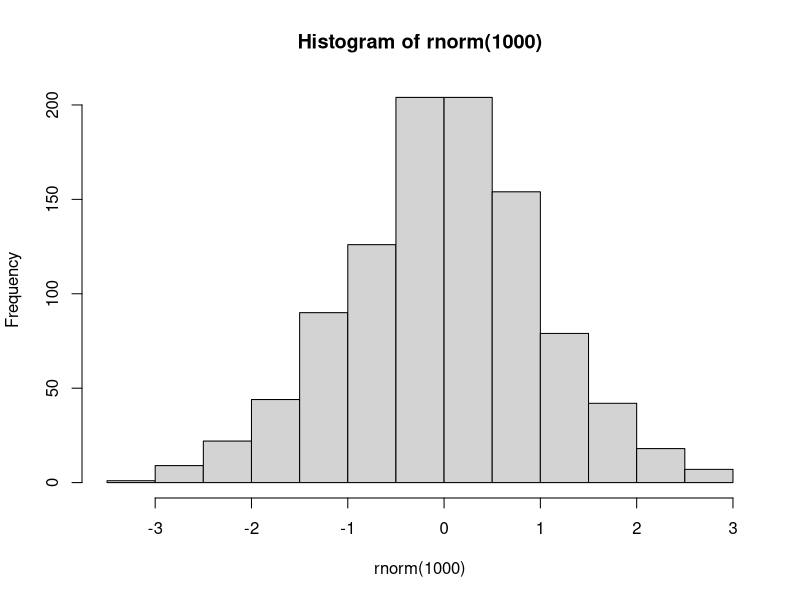
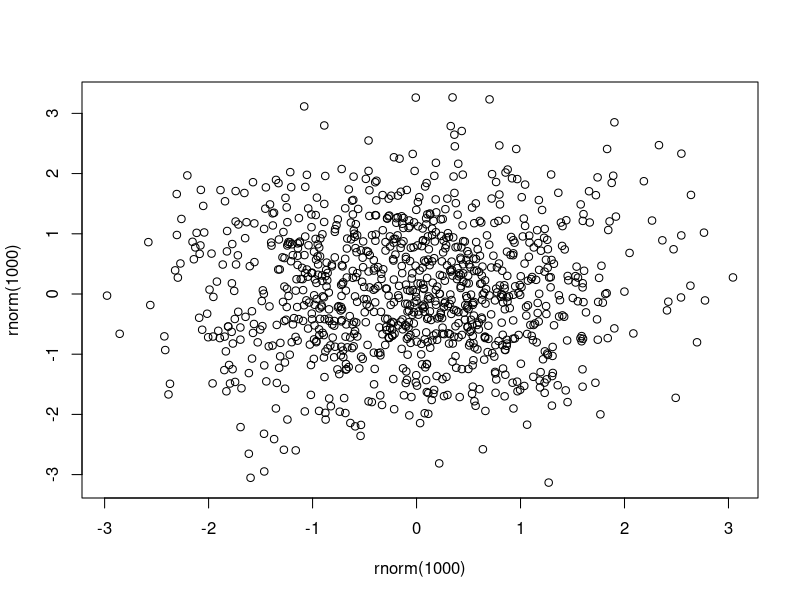
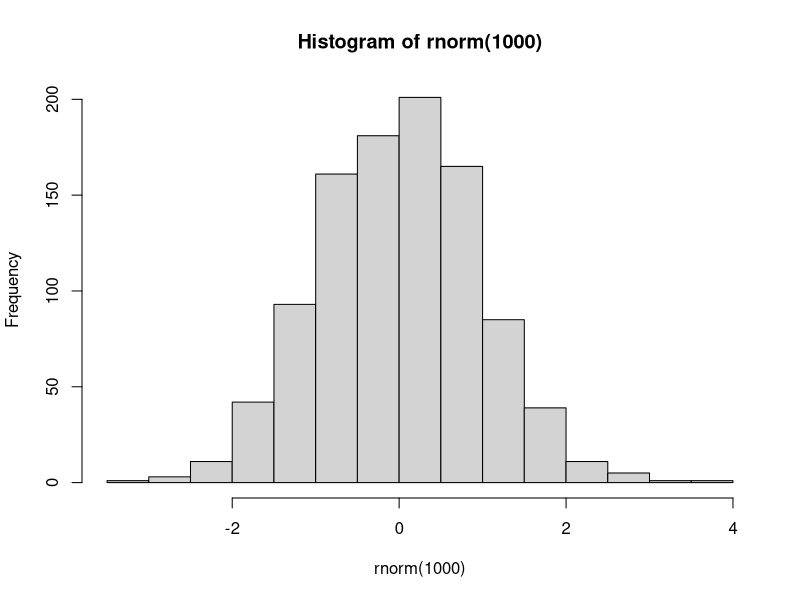

Write the R code that produced these figures, in order.
## ---- chunk 1
library(tidyverse)
## ---- chunk 2
hist(rnorm(1000))
## ---- chunk 3
plot(rnorm(1000), rnorm(1000))
## ---- chunk 4

hist(rnorm(1000))

